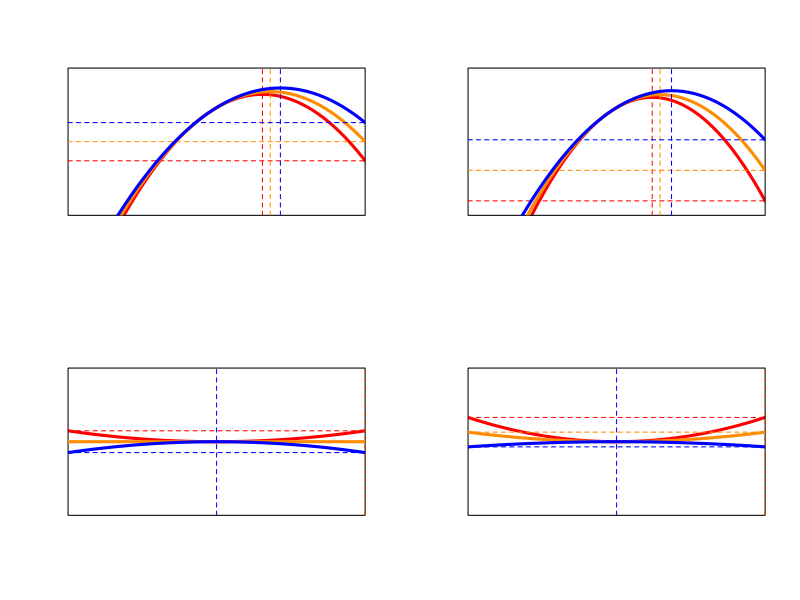

The R script that drew this image:
#code for Figure 3b example fitness curves

library(numDeriv)
library(mvtnorm)

########################################################
#selection gradients
b = 0.7
bx = 0
be = -0.1
bxe = 0
q = -0.3
qx = 0
qe = -0.3
qxe = -0.3
qx2 = 0
qe2 = -0
qxe2 = -0.1

#stochastic environments
mean_x = 0 #mean partner phenotype
mean_e = 0 #mean ecological factor
v_x = 1 #var
v_e = 1
c_xe = 0
s = rmvnorm(1e5, mean = c(mean_x, mean_e), 
            sigma = matrix(c(v_x, c_xe, c_xe, v_e), nrow = 2, ncol= 2))

fc = function(x, s1, s2){
    w = 1 + 
      b * x  + 
      bx * x * s1 + 
      be * x  * s2 + 
      bxe * x * s1 * s2 +
      #divide by 2 for gamma
      q * 0.5 *  x^2 +
      qx * 0.5 * x^2 * s1 +
      qe * 0.5 * x^2 * s2 + 
      qxe * 0.5 * x^2 * s1 * s2 +
      #divide by 2 for gamma
      qx2 * 0.5 * x^2 * 0.5  * s1^2
      qe2 * 0.5 * x^2  * 0.5  * s2^2
      qxe2 * 0.5 * x^2 * 0.5 * s1^2 * s2^2  
    return(w) }

#plot of laying date
  par(mfrow = c(2,2))
#x is hatchling count; y is fitness; low neighbor density (s1= 0)
curve(fc(x, s1 =  0, s2 = 0.7), from = -4, to = 4, col = "red", lwd = 3,
      xaxt = "n", yaxt = "n", xlab = "", ylab ="", ylim = c(-2,2), xaxs = "i")
abline(h = fc(x=4, s1 =  0, s2 = 0.7), lty = "dashed", col = "red")
opt =  optimize(fc, interval = c(-4, 4), s1 =  0, s2 = 0.7, maximum = TRUE)$maximum
abline(v = opt, lty = "dashed", col = "red")

curve(fc(x, s1 =  0, s2 = 0.5), from = -4, to = 4, col = "darkorange", add = T, lwd = 3)
abline(h = fc(x=4, s1 =  0, s2 = 0.5), lty = "dashed", col = "darkorange")
opt =  optimize(fc, interval = c(-4, 4), s1 =  0, s2 = 0.5, maximum = TRUE)$maximum
abline(v = opt, lty = "dashed", col = "darkorange")

curve(fc(x, s1 =  0, s2 = 0.3), from = -4, to = 4, col = "blue", lwd = 3, add = T)
abline(h = fc(x=4, s1 =  0, s2 = 0.3), lty = "dashed", col = "blue")
opt =  optimize(fc, interval = c(-4, 4), s1 =  0, s2 = 0.3, maximum = TRUE)$maximum
abline(v = opt, lty = "dashed", col = "blue")

#higher neighbor density (s1 = 0.5)
curve(fc(x, s1 =  0.7, s2 = 0.7), from = -4, to = 4, col = "red", lwd = 3,
      xaxt = "n", yaxt = "n", xlab = "", ylab ="", ylim = c(-2,2), xaxs = "i")
abline(h = fc(x=4, s1 =  0.7, s2 = 0.7), lty = "dashed", col = "red")
opt =  optimize(fc, interval = c(-4, 4), s1 =  0.7, s2 = 0.7, maximum = TRUE)$maximum
abline(v = opt, lty = "dashed", col = "red")

curve(fc(x, s1 =  0.7, s2 = 0.5), from = -4, to = 4, col = "darkorange", add = T, lwd = 3)
abline(h = fc(x=4, s1 =  0.7, s2 = 0.5), lty = "dashed", col = "darkorange")
opt =  optimize(fc, interval = c(-4, 4), s1 =  0.7, s2 = 0.5, maximum = TRUE)$maximum
abline(v = opt, lty = "dashed", col = "darkorange")

curve(fc(x, s1 =  0.7, s2 = 0.3), from = -4, to = 4, col = "blue", lwd = 3, add = T)
abline(h = fc(x=4, s1 =  0.7, s2 = 0.3), lty = "dashed", col = "blue")
opt =  optimize(fc, interval = c(-4, 4), s1 =  0.7, s2 = 0.3, maximum = TRUE)$maximum
abline(v = opt, lty = "dashed", col = "blue")

########################################################
#selection gradients
b = 0
bx =  0
be =  0
bxe = 0
q = -0.1
qx = 0
qe = 0.2
qxe = 0.1
qx2 = 0
qe2 = -0
qxe2 = 0.1

#stochastic environments
mean_x = 0 #mean partner phenotype
mean_e = 0 #mean ecological factor
v_x = 1 #var
v_e = 1
c_xe = 0
s = rmvnorm(1e5, mean = c(mean_x, mean_e), 
            sigma = matrix(c(v_x, c_xe, c_xe, v_e), nrow = 2, ncol= 2))

fc = function(x, s1, s2){
  w = 1 + 
    b * x  + 
    bx * x * s1 + 
    be * x  * s2 + 
    bxe * x * s1 * s2 +
    #divide by 2 for gamma
    q * 0.5 *  x^2 +
    qx * 0.5 * x^2 * s1 +
    qe * 0.5 * x^2 * s2 + 
    qxe * 0.5 * x^2 * s1 * s2 +
    #divide by 2 for gamma
    qx2 * 0.5 * x^2 * 0.5  * s1^2
  qe2 * 0.5 * x^2  * 0.5  * s2^2
  qxe2 * 0.5 * x^2 * 0.5 * s1^2 * s2^2  
  return(w) }

#plot of laying date
#x is hatchling count; y is fitness; low neighbor density (s1= 0)
curve(fc(x, s1 =  0, s2 = 0.7), from = -4, to = 4, col = "red", lwd = 3,
      xaxt = "n", yaxt = "n", xlab = "", ylab ="", ylim = c(-1,3), xaxs = "i")
abline(h = fc(x=4, s1 =  0, s2 = 0.7), lty = "dashed", col = "red")
opt =  optimize(fc, interval = c(-4, 4), s1 =  0, s2 = 0.7, maximum = TRUE)$maximum
abline(v = opt, lty = "dashed", col = "red")

curve(fc(x, s1 =  0, s2 = 0.5), from = -4, to = 4, col = "darkorange", add = T, lwd = 3)
abline(h = fc(x=4, s1 =  0, s2 = 0.5), lty = "dashed", col = "darkorange")
opt =  optimize(fc, interval = c(-4, 4), s1 =  0, s2 = 0.5, maximum = TRUE)$maximum
abline(v = opt, lty = "dashed", col = "darkorange")

curve(fc(x, s1 =  0, s2 = 0.3), from = -4, to = 4, col = "blue", lwd = 3, add = T)
abline(h = fc(x=4, s1 =  0, s2 = 0.3), lty = "dashed", col = "blue")
opt =  optimize(fc, interval = c(-4, 4), s1 =  0, s2 = 0.3, maximum = TRUE)$maximum
abline(v = opt, lty = "dashed", col = "blue")

#higher neighbor density (s1 = 0.5)
curve(fc(x, s1 =  0.7, s2 = 0.7), from = -4, to = 4, col = "red", lwd = 3,
      xaxt = "n", yaxt = "n", xlab = "", ylab ="", ylim = c(-1,3), xaxs = "i")
abline(h = fc(x=4, s1 =  0.7, s2 = 0.7), lty = "dashed", col = "red")
opt =  optimize(fc, interval = c(-4, 4), s1 =  0.7, s2 = 0.7, maximum = TRUE)$maximum
abline(v = opt, lty = "dashed", col = "red")

curve(fc(x, s1 =  0.7, s2 = 0.5), from = -4, to = 4, col = "darkorange", add = T, lwd = 3)
abline(h = fc(x=4, s1 =  0.7, s2 = 0.5), lty = "dashed", col = "darkorange")
opt =  optimize(fc, interval = c(-4, 4), s1 =  0.7, s2 = 0.5, maximum = TRUE)$maximum
abline(v = opt, lty = "dashed", col = "darkorange")

curve(fc(x, s1 =  0.7, s2 = 0.3), from = -4, to = 4, col = "blue", lwd = 3, add = T)
abline(h = fc(x=4, s1 =  0.7, s2 = 0.3), lty = "dashed", col = "blue")
opt =  optimize(fc, interval = c(-4, 4), s1 =  0.7, s2 = 0.3, maximum = TRUE)$maximum
abline(v = opt, lty = "dashed", col = "blue")
